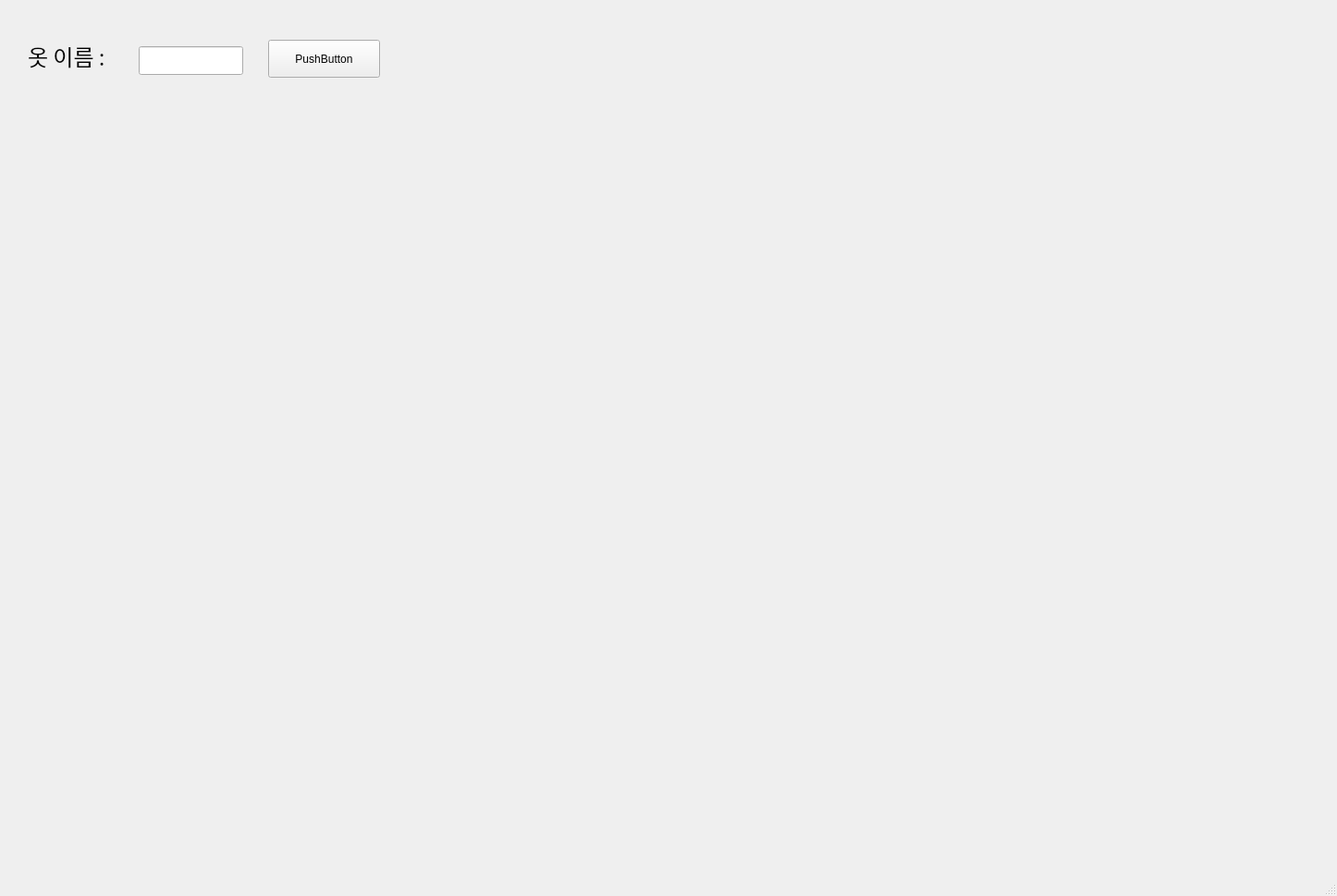
<?xml version="1.0" encoding="UTF-8"?>
<ui version="4.0">
 <class>MainWindow</class>
 <widget class="QMainWindow" name="MainWindow">
  <property name="geometry">
   <rect>
    <x>0</x>
    <y>0</y>
    <width>1446</width>
    <height>969</height>
   </rect>
  </property>
  <property name="windowTitle">
   <string>MainWindow</string>
  </property>
  <widget class="QWidget" name="centralwidget">
   <widget class="QLabel" name="label">
    <property name="geometry">
     <rect>
      <x>30</x>
      <y>40</y>
      <width>111</width>
      <height>41</height>
     </rect>
    </property>
    <property name="font">
     <font>
      <family>맑은 고딕</family>
      <pointsize>18</pointsize>
      <weight>50</weight>
      <bold>false</bold>
     </font>
    </property>
    <property name="text">
     <string>옷 이름 :</string>
    </property>
   </widget>
   <widget class="QLineEdit" name="lineEdit_third_clothname">
    <property name="geometry">
     <rect>
      <x>150</x>
      <y>50</y>
      <width>113</width>
      <height>31</height>
     </rect>
    </property>
   </widget>
   <widget class="QPushButton" name="pushButton">
    <property name="geometry">
     <rect>
      <x>290</x>
      <y>43</y>
      <width>121</width>
      <height>41</height>
     </rect>
    </property>
    <property name="text">
     <string>PushButton</string>
    </property>
   </widget>
   <widget class="QLabel" name="label_prices">
    <property name="geometry">
     <rect>
      <x>20</x>
      <y>160</y>
      <width>81</width>
      <height>31</height>
     </rect>
    </property>
    <property name="font">
     <font>
      <family>굴림</family>
      <pointsize>16</pointsize>
     </font>
    </property>
    <property name="text">
     <string/>
    </property>
   </widget>
   <widget class="QLabel" name="label_average_min">
    <property name="geometry">
     <rect>
      <x>30</x>
      <y>410</y>
      <width>271</width>
      <height>61</height>
     </rect>
    </property>
    <property name="font">
     <font>
      <family>굴림</family>
      <pointsize>16</pointsize>
     </font>
    </property>
    <property name="text">
     <string/>
    </property>
    <property name="alignment">
     <set>Qt::AlignLeading|Qt::AlignLeft|Qt::AlignTop</set>
    </property>
   </widget>
   <widget class="QLabel" name="label_empty">
    <property name="geometry">
     <rect>
      <x>20</x>
      <y>115</y>
      <width>421</width>
      <height>41</height>
     </rect>
    </property>
    <property name="font">
     <font>
      <family>굴림</family>
      <pointsize>16</pointsize>
     </font>
    </property>
    <property name="text">
     <string/>
    </property>
   </widget>
   <widget class="QLabel" name="label_6">
    <property name="geometry">
     <rect>
      <x>130</x>
      <y>160</y>
      <width>301</width>
      <height>221</height>
     </rect>
    </property>
    <property name="font">
     <font>
      <family>굴림</family>
      <pointsize>16</pointsize>
     </font>
    </property>
    <property name="text">
     <string/>
    </property>
    <property name="alignment">
     <set>Qt::AlignLeading|Qt::AlignLeft|Qt::AlignTop</set>
    </property>
   </widget>
   <widget class="QLabel" name="label_averageprice">
    <property name="geometry">
     <rect>
      <x>30</x>
      <y>500</y>
      <width>271</width>
      <height>71</height>
     </rect>
    </property>
    <property name="font">
     <font>
      <family>굴림</family>
      <pointsize>16</pointsize>
     </font>
    </property>
    <property name="text">
     <string/>
    </property>
    <property name="alignment">
     <set>Qt::AlignLeading|Qt::AlignLeft|Qt::AlignTop</set>
    </property>
   </widget>
   <widget class="QLabel" name="label_recommend_color">
    <property name="geometry">
     <rect>
      <x>30</x>
      <y>680</y>
      <width>621</width>
      <height>181</height>
     </rect>
    </property>
    <property name="font">
     <font>
      <family>Agency FB</family>
      <pointsize>16</pointsize>
     </font>
    </property>
    <property name="text">
     <string/>
    </property>
   </widget>
   <widget class="QLabel" name="label_price_reference">
    <property name="geometry">
     <rect>
      <x>800</x>
      <y>80</y>
      <width>551</width>
      <height>561</height>
     </rect>
    </property>
    <property name="text">
     <string/>
    </property>
   </widget>
  </widget>
  <widget class="QMenuBar" name="menubar">
   <property name="geometry">
    <rect>
     <x>0</x>
     <y>0</y>
     <width>1446</width>
     <height>21</height>
    </rect>
   </property>
  </widget>
  <widget class="QStatusBar" name="statusbar"/>
 </widget>
 <resources/>
 <connections/>
</ui>
